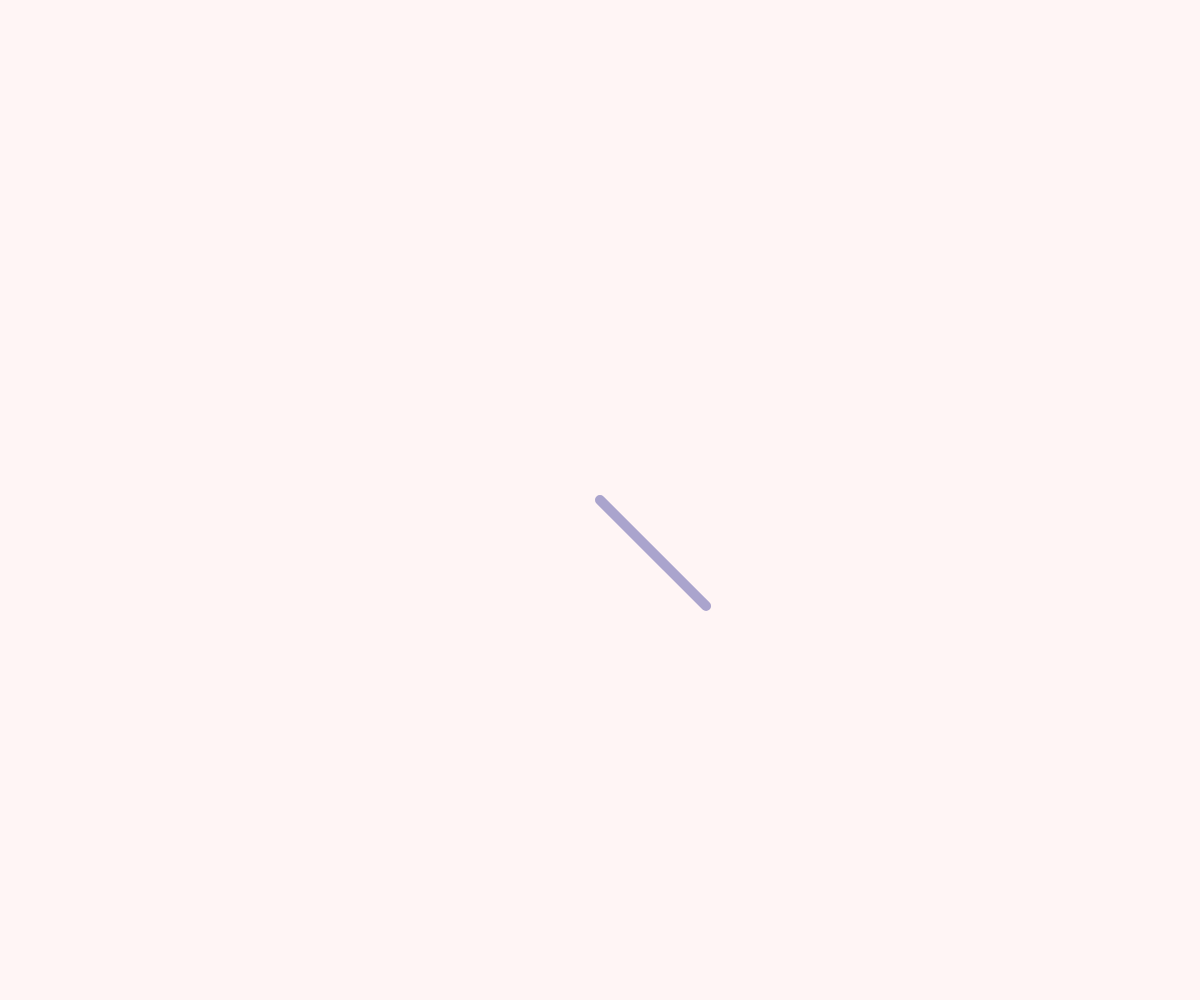
Frame 1 (no input)
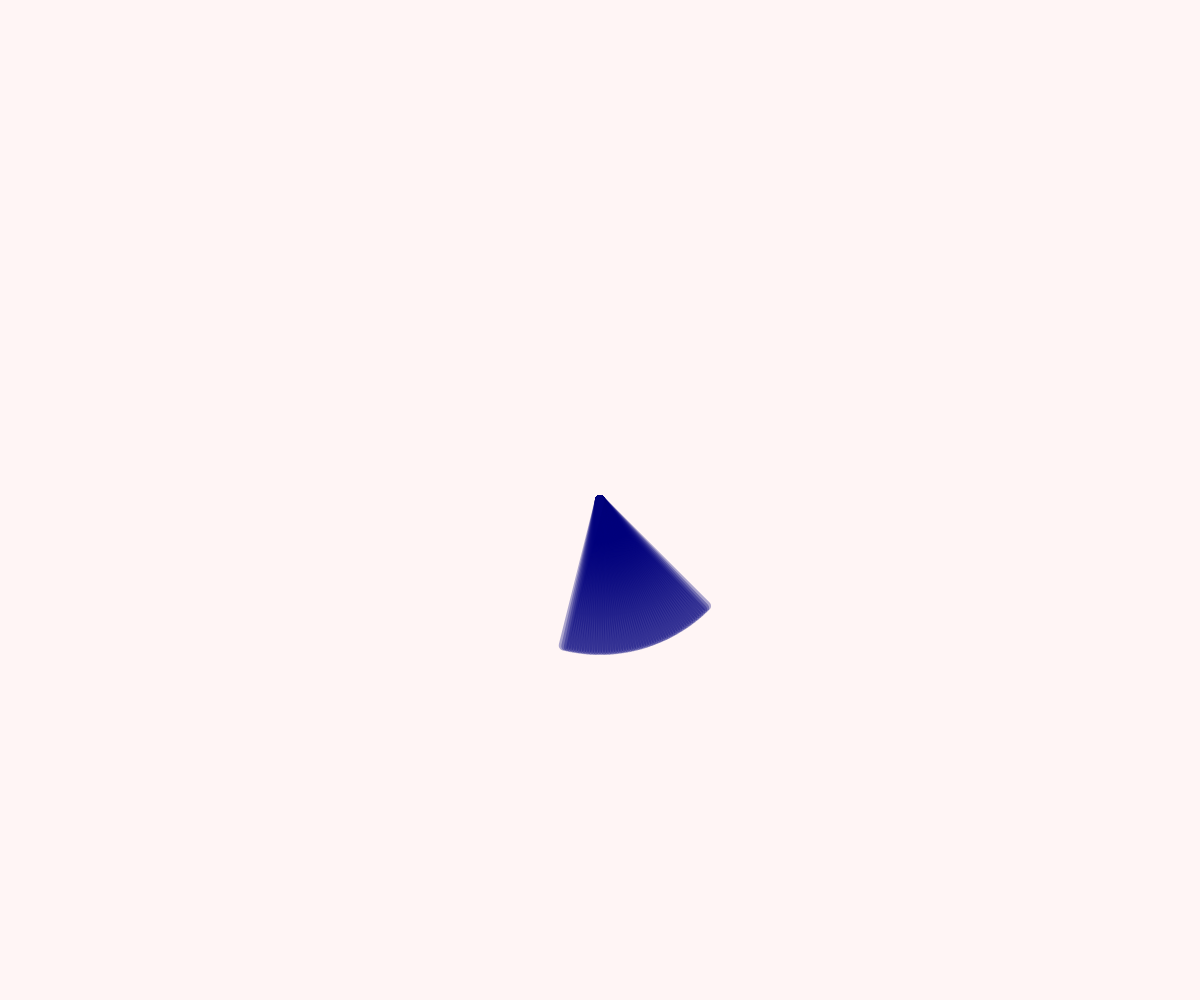
Frame 60 (no input)
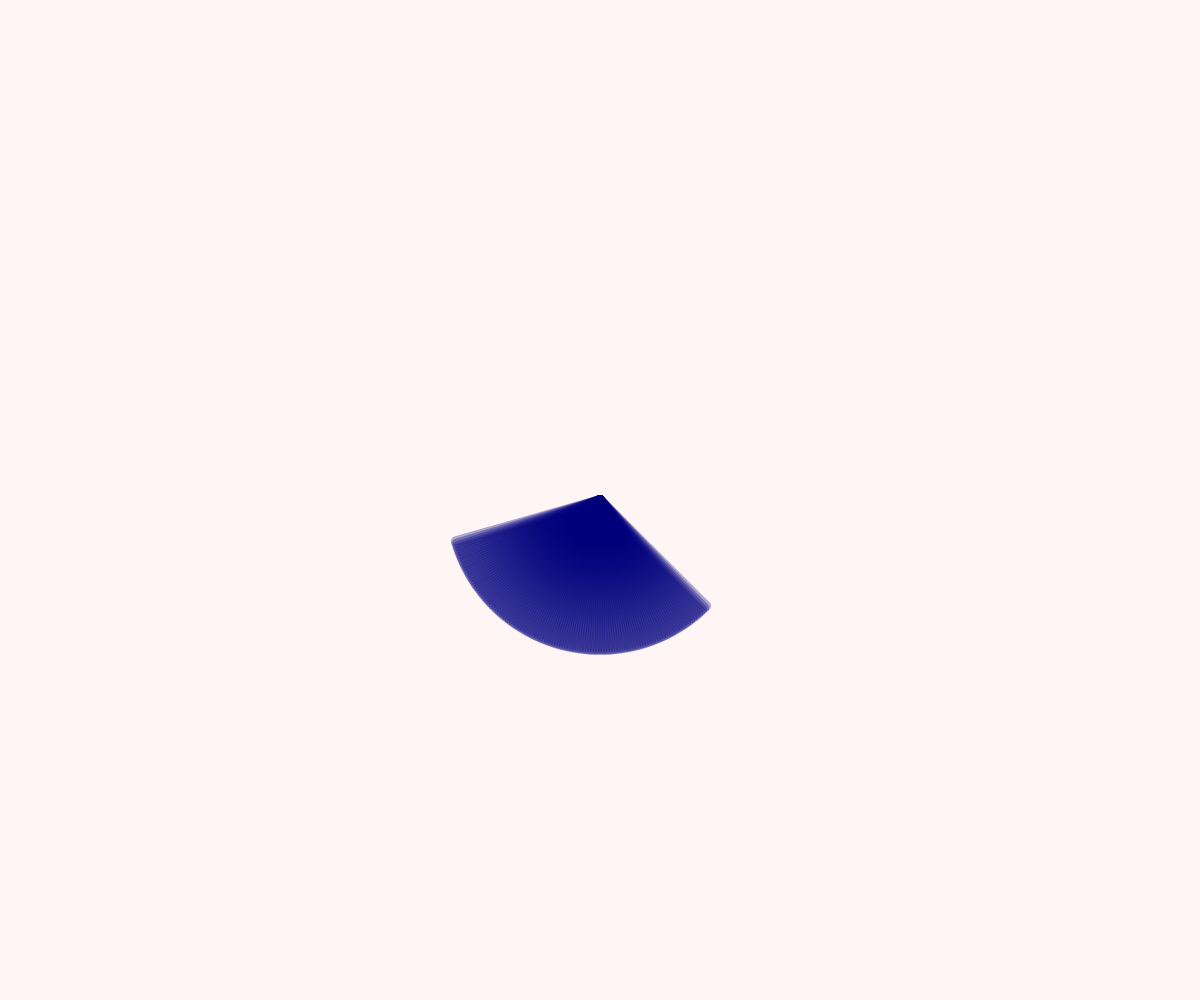
Frame 120 (the mouse pressed at the canvas centre since frame 60)

The p5.js sketch that drew these frames (run headless with seeded random() and noise() and a simulated clock; from frame 60 on, the mouse is pressed at the canvas centre):

// p5.js sketch
// ── sketch.js
// 07/01/19 Transofrmations
// Notes
// Manipulating the Co-Oridnate Systems

let radius = 150;
let angle = 45;

function setup() {
  let canvas = createCanvas(windowWidth, windowHeight);
  angleMode(DEGREES);
  background(255, 245,245);

}

function draw() {
  let posX = cos(angle) * radius;
  let posY = sin(angle) * radius;

  translate(width/2, height/2);
  stroke(0,0,125, 85);
  strokeWeight(10);
  line(0, 0, posX, posY);
  angle ++;
}
